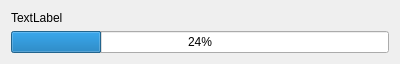
<?xml version="1.0" encoding="UTF-8"?>
<ui version="4.0">
 <class>QgsOfflineEditingProgressDialogBase</class>
 <widget class="QDialog" name="QgsOfflineEditingProgressDialogBase">
  <property name="geometry">
   <rect>
    <x>0</x>
    <y>0</y>
    <width>400</width>
    <height>55</height>
   </rect>
  </property>
  <property name="contextMenuPolicy">
   <enum>Qt::NoContextMenu</enum>
  </property>
  <property name="windowTitle">
   <string>Dialog</string>
  </property>
  <layout class="QVBoxLayout" name="verticalLayout">
   <item>
    <widget class="QLabel" name="label">
     <property name="text">
      <string>TextLabel</string>
     </property>
    </widget>
   </item>
   <item>
    <widget class="QProgressBar" name="progressBar">
     <property name="value">
      <number>24</number>
     </property>
    </widget>
   </item>
  </layout>
 </widget>
 <resources/>
 <connections/>
</ui>
